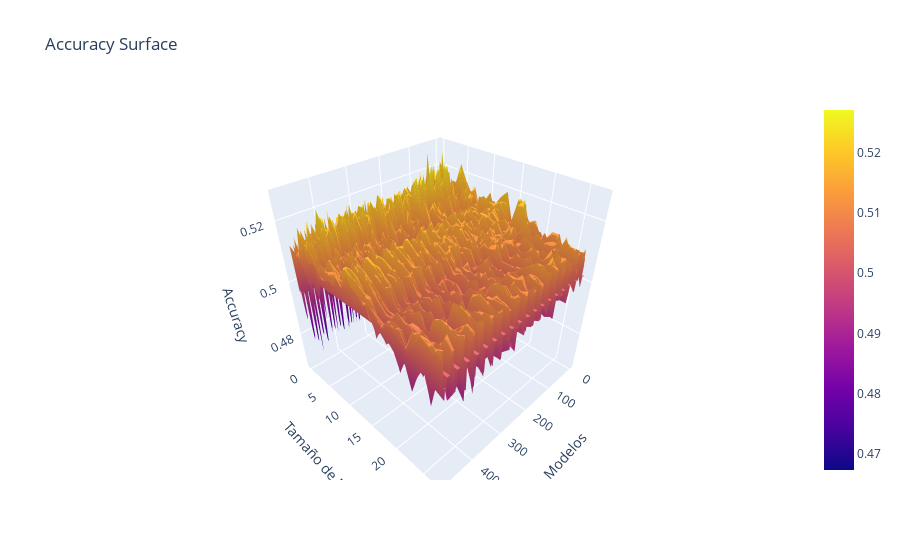

The notebook cell this image was saved under:
### Code cell
fig1 = go.Figure(data=[go.Surface(z=n_est_mod_results['Accuracy'])])

fig1.update_layout(title='Accuracy Surface', autosize=True,
                   scene = dict(xaxis_title='Modelos',
                                yaxis_title='Tamaño de N',
                                zaxis_title='Accuracy'))

fig1.show()
fig1.write_html('Acc_Forest_Dim.html')

### Figure 1 — Plotly figure (JSON) as saved in the notebook; plotly's stock layout.template omitted (floating-point values rounded to 4 significant figures; data arrays with more than 128 entries replaced by an {"elided": "..."} marker saying what was removed)
{"data": [{"type": "surface", "z": {"elided": "28x486 float values"}}], "layout": {"autosize": true, "scene": {"xaxis": {"title": {"text": "Modelos"}}, "yaxis": {"title": {"text": "Tamaño de N"}}, "zaxis": {"title": {"text": "Accuracy"}}}, "title": {"text": "Accuracy Surface"}}}
